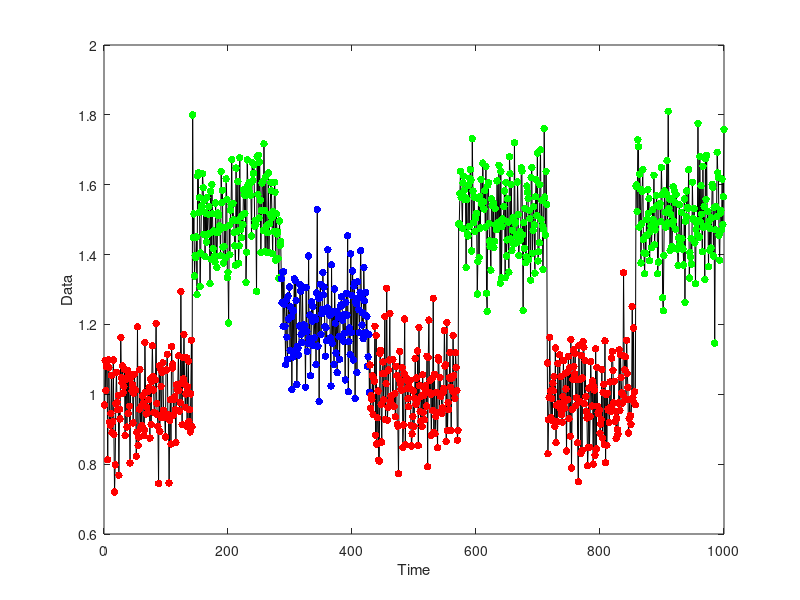
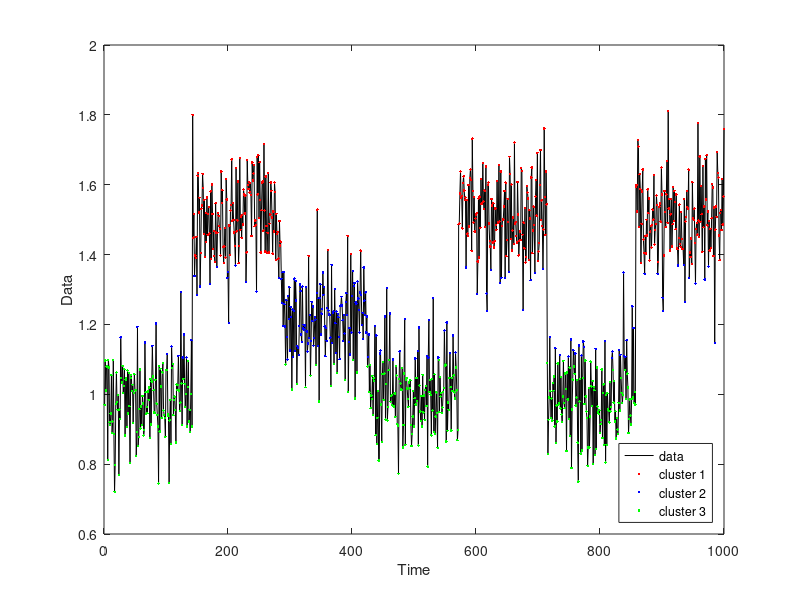

These figures' MATLAB source, in order: (Note: this script raises an error after producing the figures.)
clear all;
close all;

%Loading data
load('data_sample');

buffer(:,1) = cell2mat(gamma_sol(:,1));
buffer(:,2) = cell2mat(gamma_sol(:,2));
buffer(:,3) = cell2mat(gamma_sol(:,3));

%Parameters
[T,K] = size(buffer);
epssqr = 10;
epsilon = sqrt(epssqr);
maxiters = 1000;

%True Affiliation
figure;
plot(x,'k');
hold on;
y = [1:T];
pointsize = 30;
scatter(y,x,pointsize,buffer,'filled'); 
xlabel('Time');
ylabel('Data');
hold off;

%Standard K-Means
rng(3);
[IDX, Centroids] = kmeans(x', 3);
figure;
plot(x,'k');
hold on;
gscatter(y,x,IDX,'rbg','...');
legend('data','cluster 1','cluster 2','cluster 3','Location','southeast');
xlabel('Time');
ylabel('Data');
hold off;

% K-Means-H1
dimensions = size(x,1);
C = randn(K, dimensions);
maxiters = 1000;
distances = zeros(T, K);
gamma = zeros(T*K, 1);

% Creating Hessian matrix
Hblock = 2*diag([0.5;ones(T-2,1);0.5]) - diag(ones(T-1,1),1) - diag(ones(T-1,1),-1);
H = sparse(K*T,K*T);
for k = 1:K
    H((k-1)*T+1:k*T,(k-1)*T+1:k*T) = Hblock;
end
H = epssqr*H;

BE = zeros(T,K*T);
for k = 1:K
    BE(:,(k-1)*T+1:k*T) = eye(T);
end
CE = ones(T,1);

lb = zeros(T*K,1);
ub = ones(T*K,1);

L = Inf;
change = Inf;
it = 0;
X = x';

while it < maxiters && change > epsilon
    it = it + 1;
    f = zeros(T*K,1);
    for t = 1:T
        for k = 1:K
            f((k-1)*T+t) = distance(C(k,:), X(t,:));
        end    
    end
    
    for k = 1:K
        distances(1:T,k) = f(k*T);
    end
    
    options = optimoptions('quadprog','Algorithm','interior-point-convex','Display','off');
    [gamma,~,~,~,lambda] = quadprog(H,f,[],[],BE,CE,lb,[],[],options);
    for k = 1 : K
       gammak = gammak_block(gamma,T,k);
       
       if sum(gammak) == 0
          C(k,:) = zeros(1,dimensions); 
       else
        for j = 1:dimensions
           C(k,j) = dot(gammak,X(:,j))/sum(gammak);
        end
       end
    end

    temp = L;
    L = compute_L(gamma,T,distances);
    change = abs(L - temp);
end

%Plotting resulting affiliations
for k=1:K 
   buffer2(:,k) = gammak_block(gamma,T,k);
end

figure;
plot(x,'k');
hold on;
y = [1:T];
scatter(y,x,pointsize,buffer2,'filled'); 
xlabel('Time');
ylabel('Data');
hold off;

function gammak = gammak_block(gamma,T,k)
    gammak = gamma((k-1)*T+1:k*T);
end

function L = compute_L(gamma,T,distances)
    K = length(gamma)/T;
    L = 0;
    for k=1:K
       gammak = gammak_block(gamma,T,k);
       L = L + dot(gammak,distances(:,k)); 
    end
end
